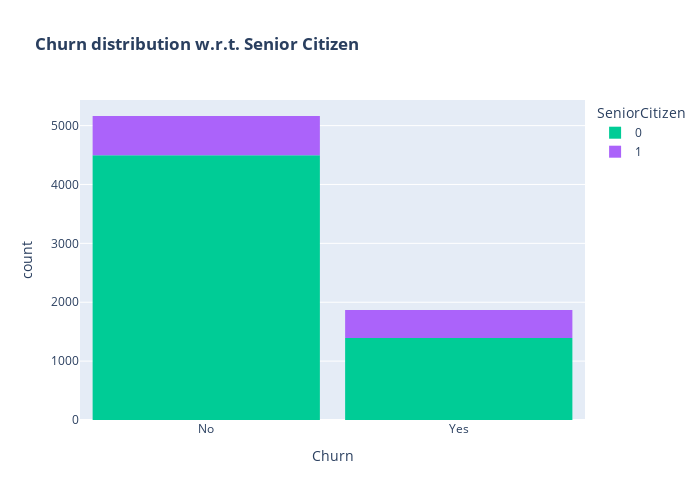

Notebook cell for this chart:
### Code cell
# Churn Distribution based on SenioCitizen
color_map = {"Yes": '#00CC96', "No": '#B6E880'}
fig = px.histogram(df, x="Churn", color="SeniorCitizen", title="<b>Churn distribution w.r.t. Senior Citizen</b>", color_discrete_map=color_map)
fig.update_layout(width=700, height=500, bargap=0.1)
fig.show()

### Figure 1 — Plotly figure (JSON) as saved in the notebook; plotly's stock layout.template omitted (floating-point values rounded to 4 significant figures; data arrays with more than 128 entries replaced by an {"elided": "..."} marker saying what was removed)
{"data": [{"bingroup": "x", "hovertemplate": "SeniorCitizen=0<br>Churn=%{x}<br>count=%{y}<extra></extra>", "legendgroup": "0", "marker": {"color": "#00cc96", "pattern": {"shape": ""}}, "name": "0", "orientation": "v", "showlegend": true, "type": "histogram", "x": {"elided": "5890 str values"}, "xaxis": "x", "yaxis": "y"}, {"bingroup": "x", "hovertemplate": "SeniorCitizen=1<br>Churn=%{x}<br>count=%{y}<extra></extra>", "legendgroup": "1", "marker": {"color": "#ab63fa", "pattern": {"shape": ""}}, "name": "1", "orientation": "v", "showlegend": true, "type": "histogram", "x": {"elided": "1142 str values"}, "xaxis": "x", "yaxis": "y"}], "layout": {"bargap": 0.1, "barmode": "relative", "height": 500, "legend": {"title": {"text": "SeniorCitizen"}, "tracegroupgap": 0}, "title": {"text": "<b>Churn distribution w.r.t. Senior Citizen</b>"}, "width": 700, "xaxis": {"anchor": "y", "domain": [0, 1], "title": {"text": "Churn"}}, "yaxis": {"anchor": "x", "domain": [0, 1], "title": {"text": "count"}}}}
